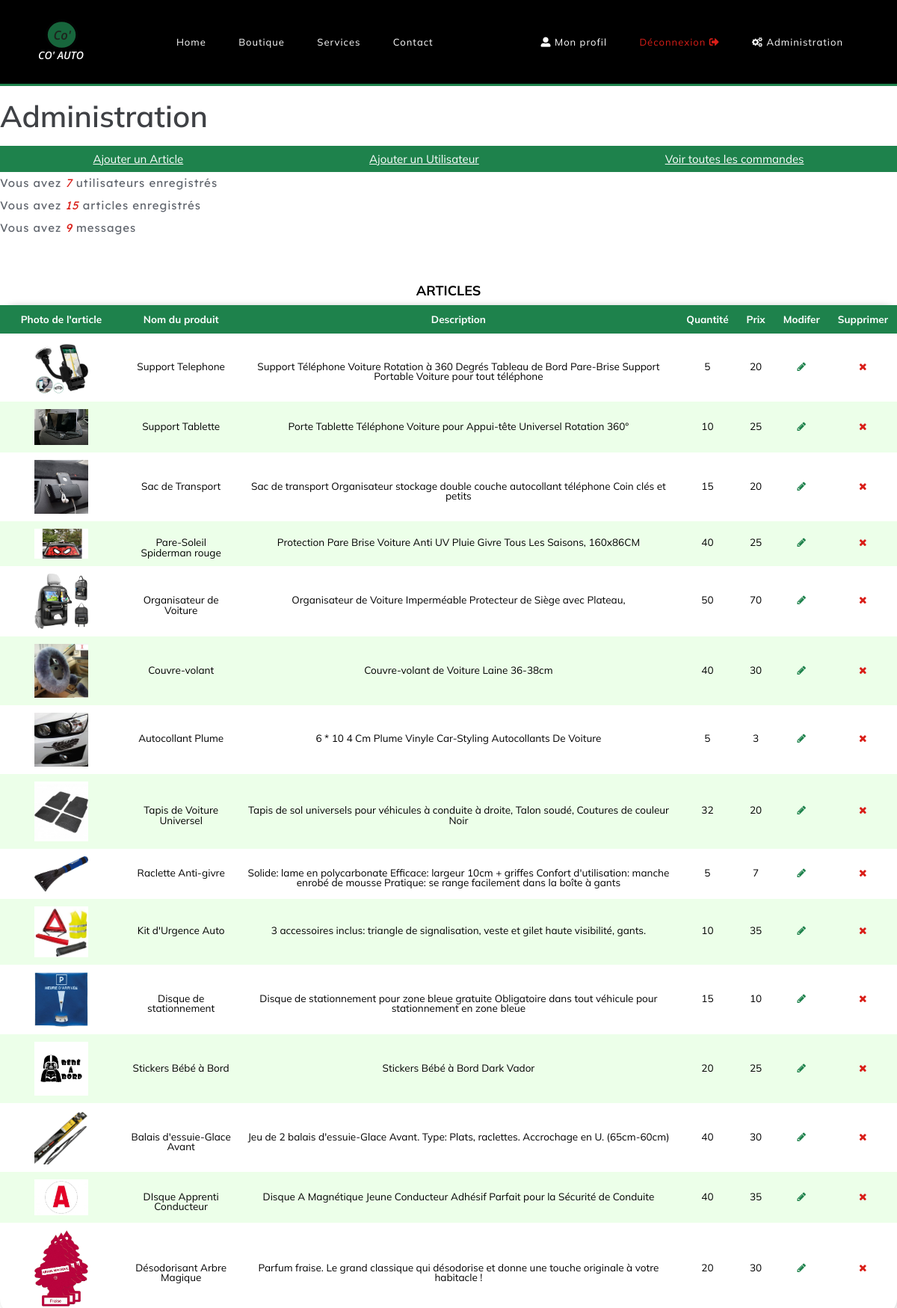
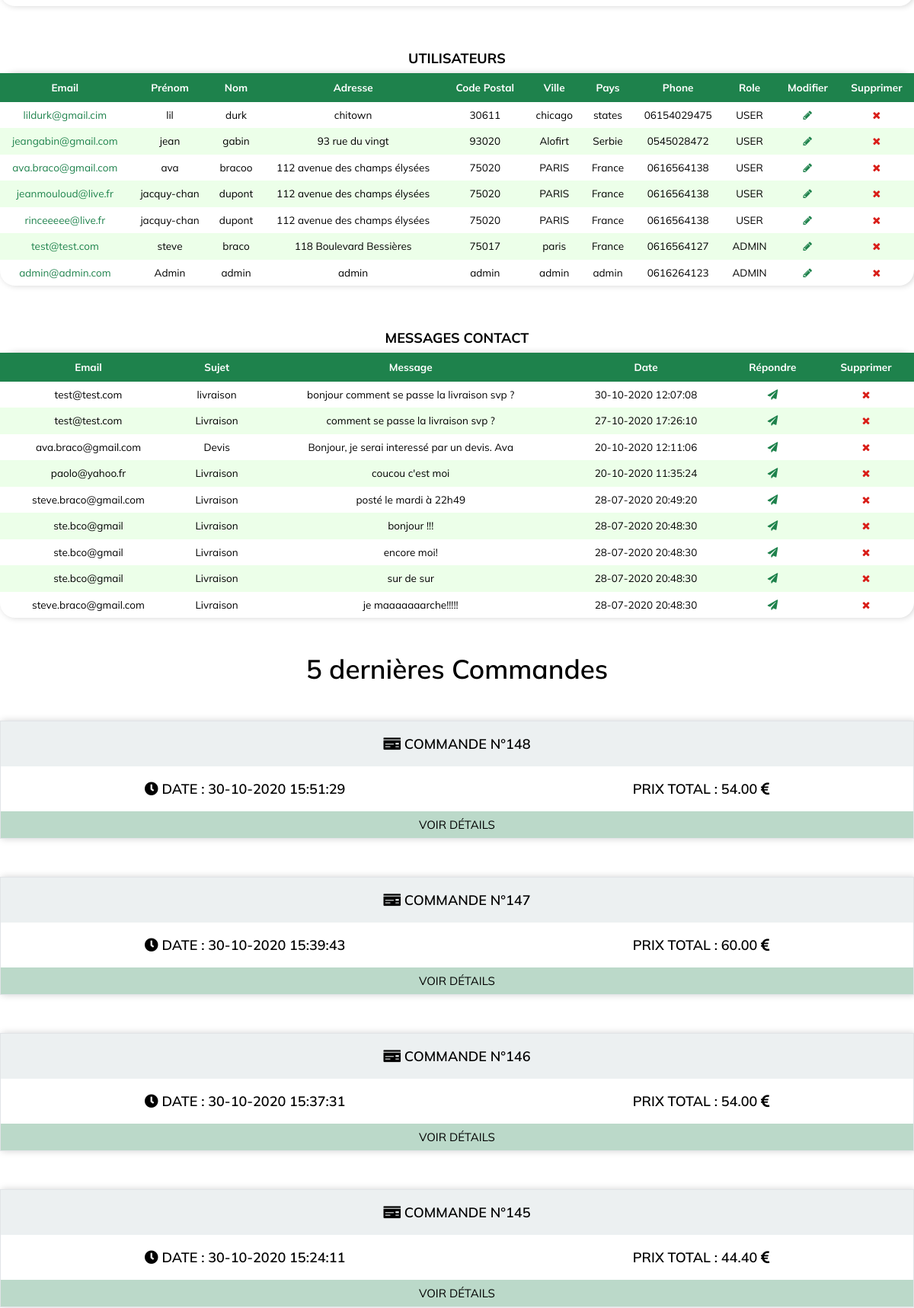
Screenshot of /admin/index (signed in, upper part) with the database file from the repository (2 pictures, top to bottom).
### tables this page shows
CREATE TABLE `shopping` (
  `id` int(11) NOT NULL,
  `name` varchar(255) NOT NULL,
  `picture` varchar(255) NOT NULL,
  `description` varchar(255) NOT NULL,
  `quantity` tinyint(4) NOT NULL,
  `price` double NOT NULL,
  `creationtime` timestamp NOT NULL DEFAULT CURRENT_TIMESTAMP
);

CREATE TABLE `users` (
  `id` int(255) NOT NULL,
  `email` varchar(255) NOT NULL,
  `password` varchar(255) NOT NULL,
  `firstname` varchar(255) NOT NULL,
  `lastname` varchar(255) NOT NULL,
  `address` varchar(255) NOT NULL,
  `zipcode` varchar(5) NOT NULL,
  `city` varchar(255) NOT NULL,
  `country` varchar(100) NOT NULL,
  `phone` varchar(15) NOT NULL,
  `creationtime` timestamp NOT NULL DEFAULT CURRENT_TIMESTAMP,
  `role` varchar(10) NOT NULL
);

CREATE TABLE `contact` (
  `id` int(11) NOT NULL,
  `email` varchar(255) NOT NULL,
  `sujet` varchar(255) NOT NULL,
  `message_contact` varchar(255) NOT NULL,
  `date_post` timestamp NOT NULL DEFAULT CURRENT_TIMESTAMP
);

CREATE TABLE `customers` (
  `id` int(11) NOT NULL,
  `user_id` int(11) NOT NULL,
  `creationtimestamp` timestamp NOT NULL DEFAULT CURRENT_TIMESTAMP,
  `taxRate` float NOT NULL,
  `totalAmount` double DEFAULT NULL,
  `taxAmount` double DEFAULT NULL,
  `allTaxesIncluded` double DEFAULT NULL
);

### app/libraries/Core.php (called while the page is built, shortened)
<?php
	class Core {
		protected $currentMethod = 'index';
		public function __construct(){
			$url = $this->getUrl();
			if(isset($url)){
			if(file_exists('../app/controllers/' . ucwords($url[0]). '.php')){
				unset($url[0]);
			}
		}
			$this->currentController = new $this->currentController;
			if(isset($url[1])){
				if(method_exists($this->currentController, $url[1])){
					$this->currentMethod = $url[1];
					unset($url[1]);
				}
			}
			$this->params = $url ? array_values($url) : [];
			call_user_func_array([$this->currentController, $this->currentMethod], $this->params);
		}
		public function getUrl(){
			if(isset($_GET['url'])){
				$url = rtrim($_GET['url'], '/');
				$url = filter_var($url, FILTER_SANITIZE_URL);
				$url = explode('/', $url);
				return $url;
			}
		}
	}
  ?>

### public/index.php (called while the page is built, shortened)
<?php
	$init = new Core();
 ?>

### app/libraries/Database.php (called while the page is built, shortened)
<?php
	class Database {
		private $host = DB_HOST;
		private $user = DB_USER;
		private $pass = DB_PASS;
		private $dbname = DB_NAME;
		private $charset = DB_CHAR;
		private $pdo;
		public function __construct(){
			$db = 'mysql: host='. $this->host .';dbname=' . $this->dbname . ';charset=' .$this->charset;
			$options = array(
				PDO::ATTR_PERSISTENT => true,
				PDO::ATTR_ERRMODE => PDO::ERRMODE_EXCEPTION,
				PDO::ATTR_EMULATE_PREPARES => false
			);
			try{
				$this->pdo = new PDO($db, $this->user, $this->pass, $options);
			} catch(PDOException $e){
				$this->error = $e->getMessage();
				echo $this->error;
			}
		}
          public function query($sql, array $params = array())
          {
                 $query = $this->pdo->prepare($sql);
                 $query->execute($params);
                 return $query->fetchAll(PDO::FETCH_ASSOC);
          }
	}
 ?>

### app/models/ShoppingModels.php (called while the page is built, shortened)
<?php
class ShoppingModels
{
	public function listAll()
	{
		$database = new Database;
		return $database->query('SELECT id, name, picture, description, quantity, price, creationtime FROM shopping ORDER BY creationtime DESC');
	}
}

### app/models/UserModels.php (called while the page is built, shortened)
<?php
class UserModels
{
    public function listUsers()
    {
        $database = new Database();
        return $database->query('SELECT id, email, firstname, lastname, address, zipcode, city, country, phone, creationtime, role FROM users ');
    }
    public function allMessageContact()
    {
        $database = new Database();
        return $database->query('SELECT id, email, sujet, message_contact, date_post FROM contact ORDER BY date_post DESC');
    }
}

### app/models/AdminModels.php (called while the page is built, shortened)
<?php
class AdminModels
{
    public function fiveLastCustomers()
    {
        $database = new Database();
        return $database->query('SELECT id, creationtimestamp, allTaxesIncluded FROM customers ORDER BY creationtimestamp DESC LIMIT 5 ');
    }
}

### app/views/admin/index.phtml (the view, shortened to what this page needs)
<?php require APPROOT . '/views/inc/header.phtml'; ?>
<main class="max-container">
    <h2>Administration</h2>
    <nav class="add-login flex">
        <a href="<?= URLROOT ?>/admin/addarticle">Ajouter un Article</a>
        <a href="<?= URLROOT ?>/users/register ">Ajouter un Utilisateur</a>
        <a href="<?= URLROOT ?>/admin/allorders">Voir toutes les commandes</a>
    </nav>
    <div>
        <p>Vous avez <span id="numberuser">0</span> utilisateurs enregistrés</p>
        <p>Vous avez <span id="numberarticle">0</span> articles enregistrés</p>
        <p>Vous avez <span id="numbercontact">0</span> messages</p>
    </div>
    <table class="content-table">
        <caption>Articles</caption>
        <thead>
            <tr>
                <th>Photo de l'article</th>
                <th>Nom du produit</th>
                <th>Description</th>
                <th>Quantité</th>
                <th>Prix</th>
                <th>Modifer</th>
                <th>Supprimer</th>
            </tr>
        </thead>
        <tbody>
            <?php foreach ($showarticles as $showarticle) : ?>
                <tr>
                    <td> <img class="image" src="<?= URLROOT ?>/img/shopping/<?= htmlspecialchars($showarticle['picture']) ?>" alt="<?= $showarticle['name'] ?>"> </td>
                    <td class="name"> <?= htmlspecialchars($showarticle['name']) ?></td>
                    <td> <?= htmlspecialchars($showarticle['description']) ?></td>
                    <td> <?= htmlspecialchars($showarticle['quantity']) ?></td>
                    <td> <?= htmlspecialchars($showarticle['price']) ?></td>
                    <td>
                        <a href="<?= URLROOT ?>/admin/article/<?= intval($showarticle['id']) ?>"><i class="fa fa-pencil"></i></a>
                    </td>
                    <td>
                        <a href="<?= URLROOT ?>/admin/deletearticle/<?= intval($showarticle['id']) ?>"><i class="fa fa-remove"></i></a>
                    </td>
                </tr>
            <?php endforeach; ?>
        </tbody>
    </table>
    <table class="content-table">
        <caption>Utilisateurs</caption>
        <thead>
            <tr>
                <th>Email</th>
                <th>Prénom</th>
                <th>Nom </th>
                <th>Adresse</th>
                <th>Code Postal</th>
                <th>Ville</th>
                <th>Pays</th>
                <th>Phone</th>
                <th>Role</th>
                <th>Modifier</th>
                <th>Supprimer</th>
            </tr>
        </thead>
        <tbody>
            <?php foreach ($listUsers as $listUser) : ?>
                <tr>
                    <td id="email"> <a href="<?= URLROOT ?>/users/profil/<?= $listUser['id'] ?>"> <?= htmlspecialchars($listUser['email']) ?> </a></td>
                    <td> <?= htmlspecialchars($listUser['firstname']) ?></td>
                    <td> <?= htmlspecialchars($listUser['lastname']) ?></td>
                    <td> <?= htmlspecialchars($listUser['address']) ?></td>
                    <td> <?= htmlspecialchars($listUser['zipcode']) ?></td>
                    <td> <?= htmlspecialchars($listUser['city']) ?></td>
                    <td> <?= htmlspecialchars($listUser['country']) ?></td>
                    <td> <?= htmlspecialchars($listUser['phone']) ?></td>
                    <td> <?= htmlspecialchars($listUser['role']) ?></td>
                    <td>
                        <a href="<?= URLROOT ?>/admin/edituser/<?= intval($listUser['id']) ?>"><i class="fa fa-pencil"></i></a>
                    </td>
                    <td>
                        <a href=" <?= URLROOT ?>/admin/deleteuser/<?= intval($listUser['id']) ?>"><i class="fa fa-remove"></i></a>
                    </td>
                </tr>
            <?php endforeach; ?>
        </tbody>
    </table>
    <table class="content-table">
        <caption>Messages Contact</caption>
        <thead>
            <tr>
                <th>Email</th>
                <th>Sujet</th>
                <th>Message </th>
                <th>Date</th>
                <th>Répondre</th>
                <th>Supprimer</th>
            </tr>
        </thead>
        <tbody>
            <?php foreach ($listContact as $contact) : ?>
                <tr>
                    <td> <?= htmlspecialchars($contact['email']) ?></td>
                    <td id="sujet"> <?= htmlspecialchars($contact['sujet']) ?></td>
                    <td> <?= htmlspecialchars($contact['message_contact']) ?></td>
                    <td> <?= formatDate($contact['date_post']) ?></td>
                    <td>
                        <a href="mailto:<?= $contact['email'] ?>"><i class="fas fa-paper-plane"></i></a>
                    </td>
                    <td>
                        <a href=" <?= URLROOT ?>/admin/deleteuser/<?= intval($listUser['id']) ?>"><i class="fa fa-remove"></i></a>
                    </td>
                </tr>
            <?php endforeach; ?>
        </tbody>
    </table>
    <section class="customers">
        <h3> 5 dernières Commandes</h3>
        <?php foreach ($listcustomers as $list) : ?>
            <article>
                <h4><i class="fas fa-money-check"></i> Commande n°<?= $list['id'] ?> </h4>
                <div class="flex">
                    <h4><i class="fas fa-clock"></i> Date : <?= formatDate($list['creationtimestamp']) ?></h4>
                    <h4> Prix Total : <?= number_format($list['allTaxesIncluded'],2) ?> <i class="fas fa-euro-sign"></i></h4>
                </div>
                <a href="<?= URLROOT ?>/users/customers/<?= $list['id'] ?>" id="show-details"> Voir Détails</a>
            </article>
        <?php endforeach; ?>
    </section>
</main>
<?php require APPROOT . '/views/inc/footer.phtml'; ?>

### app/helpers/function_helper.php (shortened to what this page needs)
<?php
    function formatDate($dateFormat)
    {
         $date = date_create($dateFormat);
       echo date_format($date, 'd-m-Y H:i:s');
    }
?>

### rows the page displays
shopping: picture (picture), name "Support Telephone", description "Support Téléphone Voiture Rotation à 360 Degrés Tableau de Bord Pare-Brise Support Portable Voiture pour tout téléphone", quantity "5", price "20"
shopping: picture (picture), name "Support Tablette", description "Porte Tablette Téléphone Voiture pour Appui-tête Universel Rotation 360°", quantity "10", price "25"
shopping: picture (picture), name "Sac de Transport", description "Sac de transport Organisateur stockage double couche autocollant téléphone Coin clés et petits", quantity "15", price "20"
shopping: picture (picture), name "Pare-Soleil Spiderman rouge", description "Protection Pare Brise Voiture Anti UV Pluie Givre Tous Les Saisons, 160x86CM", quantity "40", price "25"
shopping: picture (picture), name "Organisateur de Voiture", description "Organisateur de Voiture Imperméable Protecteur de Siège avec Plateau,", quantity "50", price "70"
shopping: picture (picture), name "Couvre-volant", description "Couvre-volant de Voiture Laine 36-38cm", quantity "40", price "30"
shopping: picture (picture), name "Autocollant Plume", description "6 * 10 4 Cm Plume Vinyle Car-Styling Autocollants De Voiture", quantity "5", price "3"
shopping: picture (picture), name "Tapis de Voiture Universel", description "Tapis de sol universels pour véhicules à conduite à droite, Talon soudé, Coutures de couleur Noir", quantity "32", price "20"
shopping: picture (picture), name "Raclette Anti-givre", description "Solide: lame en polycarbonate Efficace: largeur 10cm + griffes Confort d'utilisation: manche enrobé de mousse Pratique: se range facilement dans la boîte à gants", quantity "5", price "7"
shopping: picture (picture), name "Kit d'Urgence Auto", description "3 accessoires inclus: triangle de signalisation, veste et gilet haute visibilité, gants.", quantity "10", price "35"
shopping: picture (picture), name "Disque de stationnement", description "Disque de stationnement pour zone bleue gratuite Obligatoire dans tout véhicule pour stationnement en zone bleue", quantity "15", price "10"
shopping: picture (picture), name "Stickers Bébé à Bord", description "Stickers Bébé à Bord Dark Vador", quantity "20", price "25"
shopping: picture (picture), name "Balais d'essuie-Glace Avant", description "Jeu de 2 balais d'essuie-Glace Avant. Type: Plats, raclettes. Accrochage en U. (65cm-60cm)", quantity "40", price "30"
shopping: picture (picture), name "DIsque Apprenti Conducteur", description "Disque A Magnétique Jeune Conducteur Adhésif Parfait pour la Sécurité de Conduite", quantity "40", price "35"
shopping: picture (picture), name "Désodorisant Arbre Magique", description "Parfum fraise. Le grand classique qui désodorise et donne une touche originale à votre habitacle !", quantity "20", price "30"
users: email "lildurk@gmail.cim", firstname "lil", lastname "durk", address "chitown", zipcode "30611", city "chicago", country "states", phone "06154029475", role "USER"
users: email "jeangabin@gmail.com", firstname "jean", lastname "gabin", address "93 rue du vingt", zipcode "93020", city "Alofirt", country "Serbie", phone "0545028472", role "USER"
users: email "ava.braco@gmail.com", firstname "ava", lastname "bracoo", address "112 avenue des champs élysées", zipcode "75020", city "PARIS", country "France", phone "0616564138", role "USER"
users: email "jeanmouloud@live.fr", firstname "jacquy-chan", lastname "dupont", address "112 avenue des champs élysées", zipcode "75020", city "PARIS", country "France", phone "0616564138", role "USER"
users: email "rinceeeee@live.fr", firstname "jacquy-chan", lastname "dupont", address "112 avenue des champs élysées", zipcode "75020", city "PARIS", country "France", phone "0616564138", role "USER"
users: email "test@test.com", firstname "steve", lastname "braco", address "118 Boulevard Bessières", zipcode "75017", city "paris", country "France", phone "0616564127", role "ADMIN"
users: email "admin@admin.com", firstname "Admin", lastname "admin", address "admin", zipcode "admin", city "admin", country "admin", phone "0616264123", role "ADMIN"
contact: email "test@test.com", sujet "livraison", message_contact "bonjour comment se passe la livraison svp ?", date_post "30-10-2020 12:07:08"
contact: email "test@test.com", sujet "Livraison", message_contact "comment se passe la livraison svp ?", date_post "27-10-2020 17:26:10"
contact: email "ava.braco@gmail.com", sujet "Devis", message_contact "Bonjour, je serai interessé par un devis. Ava", date_post "20-10-2020 12:11:06"
contact: email "paolo@yahoo.fr", sujet "Livraison", message_contact "coucou c'est moi", date_post "20-10-2020 11:35:24"
contact: email "steve.braco@gmail.com", sujet "Livraison", message_contact "posté le mardi à 22h49", date_post "28-07-2020 20:49:20"
contact: email "ste.bco@gmail", sujet "Livraison", message_contact "bonjour !!!", date_post "28-07-2020 20:48:30"
contact: email "ste.bco@gmail", sujet "Livraison", message_contact "encore moi!", date_post "28-07-2020 20:48:30"
contact: email "ste.bco@gmail", sujet "Livraison", message_contact "sur de sur", date_post "28-07-2020 20:48:30"
contact: email "steve.braco@gmail.com", sujet "Livraison", message_contact "je maaaaaaarche!!!!!", date_post "28-07-2020 20:48:30"
customers: id "148", creationtimestamp "30-10-2020 15:51:29", allTaxesIncluded "54.00"
customers: id "147", creationtimestamp "30-10-2020 15:39:43", allTaxesIncluded "60.00"
customers: id "146", creationtimestamp "30-10-2020 15:37:31", allTaxesIncluded "54.00"
customers: id "145", creationtimestamp "30-10-2020 15:24:11", allTaxesIncluded "44.40"
